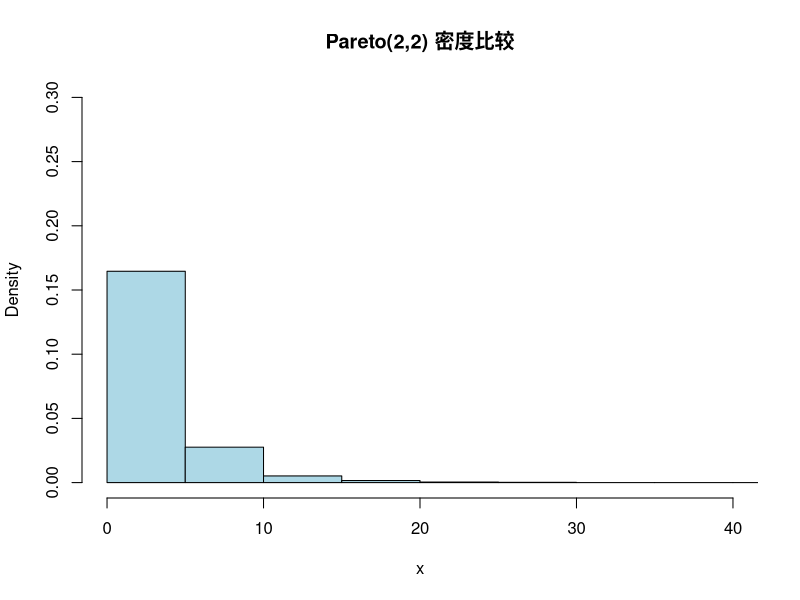

Write R code to recreate this figure. (Note: this script raises an error after producing the figure.)
#Ch2 T1
library(VGAM)
##首先计算F(x)=1-(x/b)^a的逆变换
u = runif(1000)
#a=b=2时
x = (u)^{-1/2}*2
#绘图画出样本的密度直方图并叠加𝑃𝑎𝑟𝑒𝑡𝑜(2, 2)的密度来加以比较.
jpeg(width = 400,height = 400, quality = 100)
# 绘制直方图（概率密度）
hist(x, breaks = 50, prob = TRUE, 
     xlim = c(0, 40), ylim = c(0, 0.3),
     xlab = "x", main = "Pareto(2,2) 密度比较", col = "lightblue")

curve(pareto_density(x, 2, 2), add = TRUE, 
      from = 2, to = 40, col = "red", lwd = 2)

dev.off()
